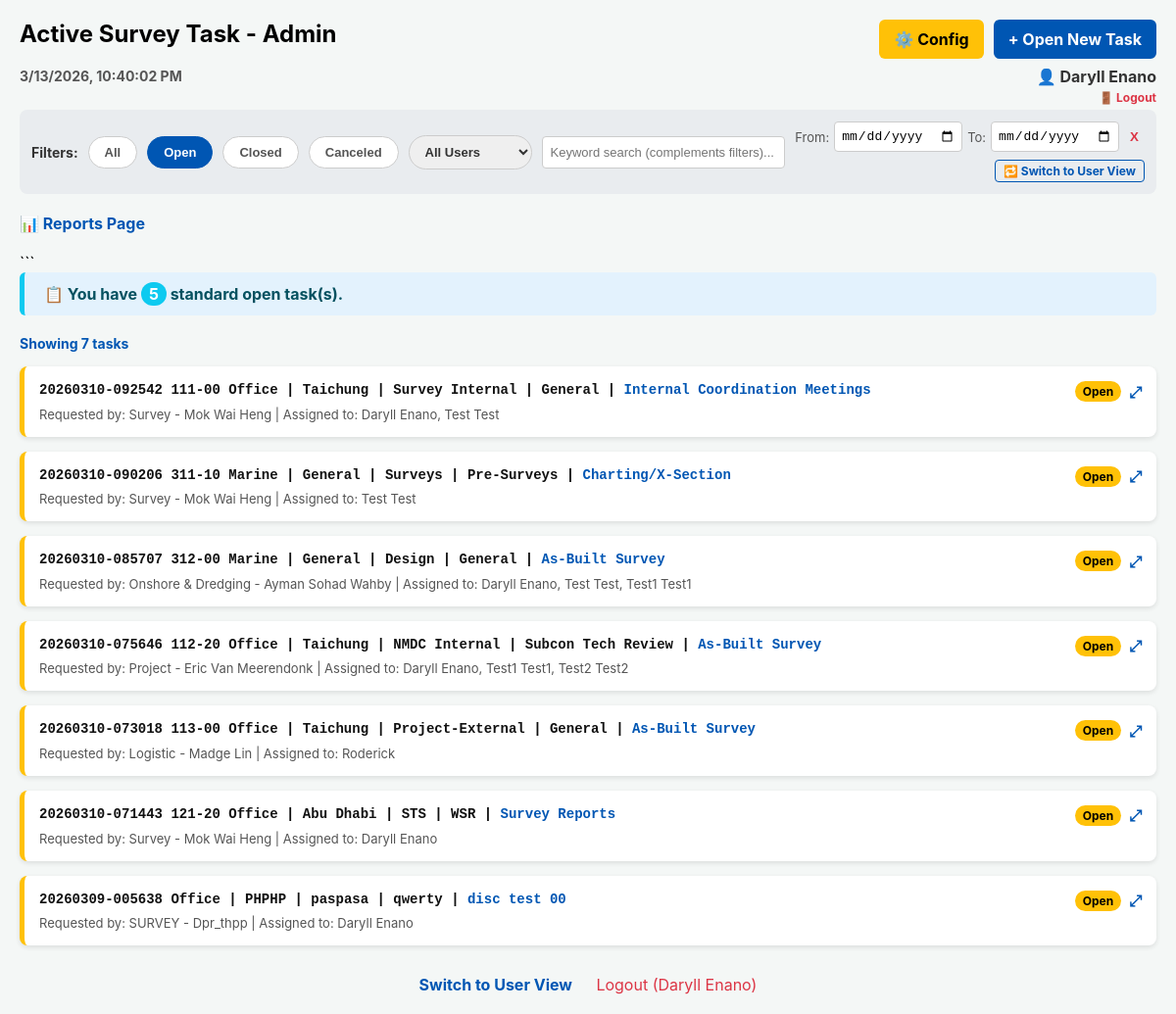
Screenshot of /admin_dashboard (signed in) with the database file from the repository.
### app.py (models this page shows)
class User(UserMixin, db.Model):
    id = db.Column(db.Integer, primary_key=True)
    email = db.Column(db.String(120), unique=True, nullable=False)
    name = db.Column(db.String(100), nullable=False)
    password_hash = db.Column(db.String(256), nullable=False)
    is_approved = db.Column(db.Boolean, default=False)

class SurveyTask(db.Model):
    id = db.Column(db.Integer, primary_key=True)
    surveyor_name = db.Column(db.String(100), nullable=False)
    assigned_to = db.Column(db.String(100), nullable=True)
    requestor = db.Column(db.String(100), nullable=True)
    task_category = db.Column(db.String(100), nullable=True)
    instrument = db.Column(db.String(100), nullable=True)
    action_required = db.Column(db.String(100), nullable=True)
    area = db.Column(db.String(100), nullable=False)
    location = db.Column(db.String(100), nullable=True)
    sub_location = db.Column(db.String(100), nullable=True)
    work_scope = db.Column(db.String(100), nullable=False)
    remarks = db.Column(db.Text, nullable=True)
    deliverable_link = db.Column(db.String(500), nullable=True)
    reference_links = db.Column(db.Text, nullable=True)
    status = db.Column(db.String(20), default="Open")
    is_urgent = db.Column(db.Boolean, default=False) # <--- URGENT FLAG ADDED
    start_time = db.Column(db.DateTime, default=datetime.utcnow)
    end_time = db.Column(db.DateTime, nullable=True)

### app.py (the view)
@app.route('/admin_dashboard')
@login_required
def admin_dashboard():
    if current_user.email not in ADMIN_EMAILS:
        flash('Access Denied: You do not have Admin privileges.', 'error')
        return redirect(url_for('dashboard'))
    session['dashboard_view'] = 'admin'
    all_tasks = SurveyTask.query.filter(SurveyTask.status != 'Archived') \
        .order_by(SurveyTask.is_urgent.desc(), SurveyTask.start_time.desc()) \
        .limit(300).all()
    users = User.query.order_by(User.name.asc()).all()
    return render_template('admin_dashboard.html', name=current_user.name, tasks=all_tasks, users=users)

### app.py (called while the page is built)
@login_manager.user_loader
def load_user(user_id):
    return User.query.get(int(user_id))

### templates/admin_dashboard.html (shortened to what this page needs)
<!DOCTYPE html>
<html lang="en">
<head>
</head>
<body>
    <div class="header" style="align-items: flex-start;">
        <div>
            <h2 style="margin-top: 0;">Active Survey Task - Admin</h2>
            <div id="liveClock" style="font-size: 14px; color: #555; font-weight: bold;">Loading time...</div>
        </div>
        <div style="display: flex; flex-direction: column; align-items: flex-end;">
            <div style="display: flex; gap: 10px;">
                <a href="/system_config_hidden" class="btn-new btn-warning">⚙️ Config</a>
                <a href="/new_task" class="btn-new">+ Open New Task</a>
            </div>
            <span style="color: #333; font-weight: bold; margin-top: 8px;">👤 {{ name }}</span>
            <a href="/logout" style="color: #dc3545; text-decoration: none; font-size: 12px; font-weight: bold; margin-top: 4px;">🚪 Logout</a>
        </div>
    </div>
    <div class="filter-bar">
        <strong style="font-size: 14px; color: #333;">Filters:</strong>
        <button class="btn-filter" id="btnAll" onclick="toggleStatus('All')">All</button>
        <button class="btn-filter active" id="btnOpen" onclick="toggleStatus('Open')">Open</button>
        <button class="btn-filter" id="btnClosed" onclick="toggleStatus('Closed')">Closed</button>
        <button class="btn-filter" id="btnCanceled" onclick="toggleStatus('Canceled')">Canceled</button>
        <select id="userFilter" class="user-dropdown" onchange="applyFilters()">
            <option value="All">All Users</option>
        </select>
        <input type="text" id="adminKeywordSearch" class="date-input" style="flex-grow: 1; min-width: 200px; padding: 8px;" placeholder="Keyword search (complements filters)..." onkeyup="applyFilters()">
        <div style="margin-left: auto; display: flex; flex-direction: column; align-items: flex-end; gap: 8px;">
            <div style="display: flex; align-items: center; gap: 5px;">
                <span style="font-size: 13px; color: #555;">From:</span>
                <input type="date" id="dateStart" class="date-input" onchange="applyFilters()">
                <span style="font-size: 13px; color: #555;">To:</span>
                <input type="date" id="dateEnd" class="date-input" onchange="applyFilters()">
                <button onclick="clearDates()" style="background: none; border: none; color: #dc3545; cursor: pointer; font-weight: bold;" title="Clear Dates">X</button>
            </div>
            <a href="/" style="color: #0056b3; font-size: 12px; font-weight: bold; text-decoration: none; border: 1px solid #0056b3; padding: 3px 8px; border-radius: 4px;">🔁 Switch to User View</a>
        </div>
    </div>
    <div style="margin-bottom: 20px;">
        <a href="/reports" style="color: #0056b3; font-weight: bold; text-decoration: none;">📊 Reports Page</a>
    </div>{% set pending_users = [] %}
    {% for u in users %}
        {% if not u.is_approved %}
            {% set _ = pending_users.append(u) %}
        {% endif %}
    {% endfor %}
    ```
    {% set my_open_count = namespace(value=0) %}
    {% for task in tasks %}
        {% if task.status == 'Open' and task.assigned_to and name in task.assigned_to %}
            {% set my_open_count.value = my_open_count.value + 1 %}
        {% endif %}
    {% endfor %}
    <div style="display: flex; gap: 10px; flex-wrap: wrap; margin-bottom: 20px;">
        <div style="flex: 1; background-color: #e3f2fd; border-left: 5px solid #0dcaf0; padding: 12px 20px; border-radius: 6px; font-weight: bold; color: #055160;">
            📋 You have <span style="background: #0dcaf0; color: white; padding: 2px 8px; border-radius: 12px;">{{ my_open_count.value }}</span> standard open task(s).
        </div>
    </div>
    <div id="taskCountDisplay" style="font-size: 14px; font-weight: bold; color: #0056b3; margin-bottom: 15px;">Loading task count...</div>
    <div id="taskContainer">
        {% for task in tasks %}
        {% set area_clean = task.area.split('_', 1)[-1].replace('_', ' ') if task.area and '_' in task.area else task.area %}
        {% set loc_clean = task.location.split('_', 1)[-1].replace('_', ' ') if task.location and task.location != 'N/A' and '_' in task.location else (task.location if task.location and task.location != 'N/A' else '') %}
        {% set sub_clean = task.sub_location.split('_', 1)[-1].replace('_', ' ') if task.sub_location and task.sub_location != 'N/A' and '_' in task.sub_location else (task.sub_location if task.sub_location and task.sub_location != 'N/A' else '') %}
        {% set scope_code = task.work_scope.split('_', 1)[0] if task.work_scope and '_' in task.work_scope else '' %}
        {% set scope_text = task.work_scope.split('_', 1)[-1].replace('_', ' ') if task.work_scope and '_' in task.work_scope else task.work_scope %}
        <div class="task-card"
             data-id="{{ task.id }}"
             data-status="{{ task.status }}"
             data-date="{{ task.start_time.strftime('%Y-%m-%d') }}"
             data-assigned="{{ task.assigned_to }}"
             data-mine="{% if (task.assigned_to and name in task.assigned_to) or name == task.surveyor_name %}true{% else %}false{% endif %}"
             data-creator="{{ task.surveyor_name }}"
             data-task-str="{{ task.start_time.strftime('%Y%m%d-%H%M%S') if task.start_time else 'UNKNOWN-'~task.id }}"
             data-path="📁 {{ area_clean }} {% if loc_clean %}➔ {{ loc_clean }}{% endif %} {% if sub_clean %}➔ {{ sub_clean }}{% endif %} ➔ {{ scope_text }}"
             data-remarks="{{ task.remarks or '' }}"
             data-links="{{ task.reference_links or '' }}"
             data-deliverable="{{ task.deliverable_link or '' }}"
             data-req="{{ task.requestor or '' }}"
             data-cat="{{ task.task_category or '' }}"
             data-disc="{{ task.action_required or '' }}"
             data-inst="{{ task.instrument or '' }}"
             data-start="{{ task.start_time.strftime('%Y-%m-%d %H:%M') if task.start_time else '' }}"
             data-end="{{ task.end_time.strftime('%Y-%m-%d %H:%M') if task.end_time else 'Pending' }}">
            <div class="task-header" onclick="openTaskModal(this.parentElement)">
                <div style="flex: 1;">
                    <div class="task-line-1">
                        {{ task.start_time.strftime('%Y%m%d-%H%M%S') if task.start_time else 'UNKNOWN-'~task.id }}
                        {% if scope_code %}{{ scope_code }} {% endif %}
                        {{ area_clean }}
                        {% if loc_clean %} | {{ loc_clean }}{% endif %}
                        {% if sub_clean %} | {{ sub_clean }}{% endif %}
                        {% if scope_text %} | {{ scope_text }}{% endif %}
                        {% if task.action_required %} | <span style="color: #0056b3;">{{ task.action_required }}</span>{% endif %}
                    </div>
                    <div class="task-line-2">
                        Requested by: {{ task.requestor }} | Assigned to: {{ task.assigned_to }}
                    </div>
                </div>
                <div style="display: flex; align-items: center; gap: 8px;">
                    <span class="status-badge badge-{{ task.status }}">{{ task.status }}</span>
                    <span style="font-size: 16px; color: #0056b3; font-weight: bold;" title="View Details">⤢</span>
                </div>
            </div>
        </div>
        {% endfor %}
    </div>
    <div style="text-align: center; margin-top: 30px;">
        <a href="/" style="color: #0056b3; text-decoration: none; font-weight: bold; margin-right: 20px;">Switch to User View</a>
        <a href="/logout" style="color: #dc3545; text-decoration: none;">Logout ({{ name }})</a>
    </div>
</body>
</html>

### templates/admin_dashboard.html (style rules this page uses)
body { font-family: -apple-system, BlinkMacSystemFont, Arial, sans-serif; background-color: #f4f7f6; padding: 20px; margin: 0; }
.header { display: flex; justify-content: space-between; align-items: center; margin-bottom: 5px; flex-wrap: wrap; gap: 10px; }
.btn-new { background-color: #0056b3; color: white; padding: 10px 15px; text-decoration: none; border-radius: 6px; font-weight: bold; }
.btn-warning { background-color: #ffc107; color: black; }
.filter-bar { display: flex; gap: 10px; margin-bottom: 20px; flex-wrap: wrap; background: #e9ecef; padding: 12px; border-radius: 8px; align-items: center; }
.btn-filter { background: white; color: #555; border: 1px solid #ccc; padding: 8px 16px; border-radius: 20px; cursor: pointer; font-size: 13px; font-weight: bold; transition: all 0.2s; }
.btn-filter.active { background: #0056b3; color: white; border-color: #0056b3; }
.date-input { padding: 6px; border: 1px solid #ccc; border-radius: 4px; font-size: 13px; }
.user-dropdown { padding: 8px 12px; border-radius: 20px; border: 1px solid #ccc; font-weight: bold; font-size: 13px; color: #333; outline: none; }
.task-card { background: white; padding: 15px; border-radius: 8px; box-shadow: 0 2px 5px rgba(0,0,0,0.1); margin-bottom: 15px; border-left: 5px solid #ffc107; transition: all 0.2s; }
.task-header { display: flex; justify-content: space-between; align-items: flex-start; gap: 10px; cursor: pointer; }
.task-line-1 { font-family: monospace; font-size: 14px; color: #111; font-weight: bold; margin-bottom: 6px; line-height: 1.4; }
.task-line-2 { font-size: 13px; color: #555; }
.status-badge { font-size: 12px; padding: 3px 8px; border-radius: 12px; color: white; font-weight: bold; white-space: nowrap; }
.badge-Open { background: #ffc107; color: black; }

### rows the page displays
User: name "Daryll Enano"
SurveyTask: start_time "20260310-092542", scope_code "111-00", area_clean "Office", loc_clean "Taichung", sub_clean "Survey Internal", scope_text "General", action_required "Internal Coordination Meetings", requestor "Survey - Mok Wai Heng", assigned_to "Daryll Enano, Test Test", status "Open"
SurveyTask: start_time "20260310-090206", scope_code "311-10", area_clean "Marine", loc_clean "General", sub_clean "Surveys", scope_text "Pre-Surveys", action_required "Charting/X-Section", requestor "Survey - Mok Wai Heng", assigned_to "Test Test", status "Open"
SurveyTask: start_time "20260310-085707", scope_code "312-00", area_clean "Marine", loc_clean "General", sub_clean "Design", scope_text "General", action_required "As-Built Survey", requestor "Onshore & Dredging - Ayman Sohad Wahby", assigned_to "Daryll Enano, Test Test, Test1 Test1", status "Open"
SurveyTask: start_time "20260310-075646", scope_code "112-20", area_clean "Office", loc_clean "Taichung", sub_clean "NMDC Internal", scope_text "Subcon Tech Review", action_required "As-Built Survey", requestor "Project - Eric Van Meerendonk", assigned_to "Daryll Enano, Test1 Test1, Test2 Test2", status "Open"
SurveyTask: start_time "20260310-073018", scope_code "113-00", area_clean "Office", loc_clean "Taichung", sub_clean "Project-External", scope_text "General", action_required "As-Built Survey", requestor "Logistic - Madge Lin", assigned_to "Roderick", status "Open"
SurveyTask: start_time "20260310-071443", scope_code "121-20", area_clean "Office", loc_clean "Abu Dhabi", sub_clean "STS", scope_text "WSR", action_required "Survey Reports", requestor "Survey - Mok Wai Heng", assigned_to "Daryll Enano", status "Open"
SurveyTask: start_time "20260309-005638", area_clean "Office", location "PHPHP", sub_location "paspasa", work_scope "qwerty", action_required "disc test 00", requestor "SURVEY - Dpr_thpp", assigned_to "Daryll Enano", status "Open"

### other values shown
{{ my_open_count.value }} "5"
